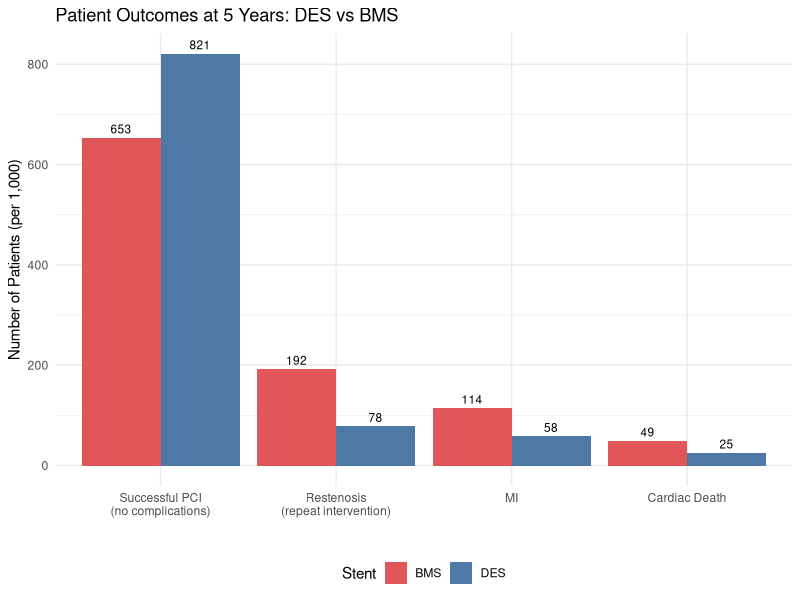
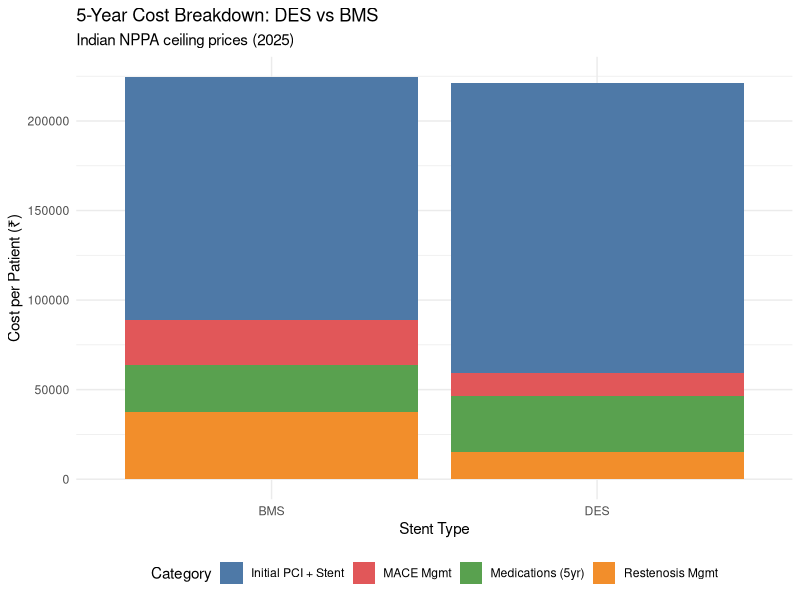
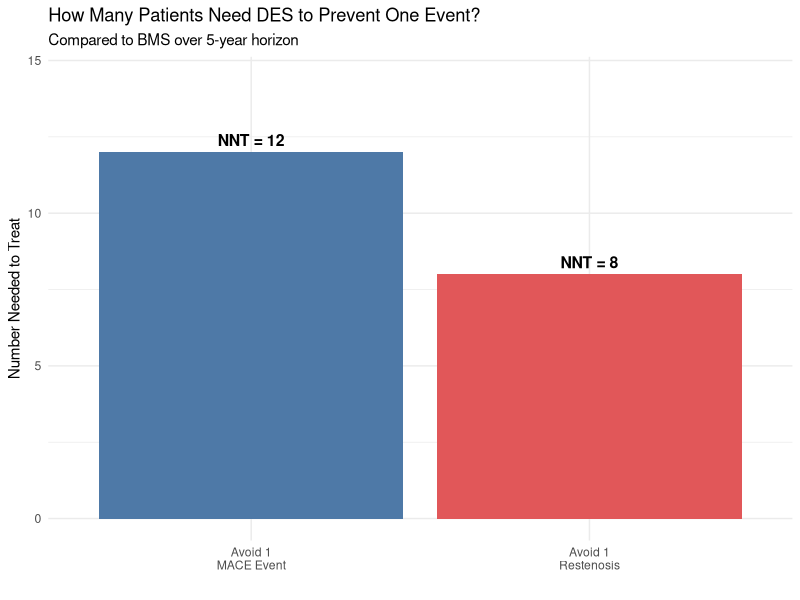
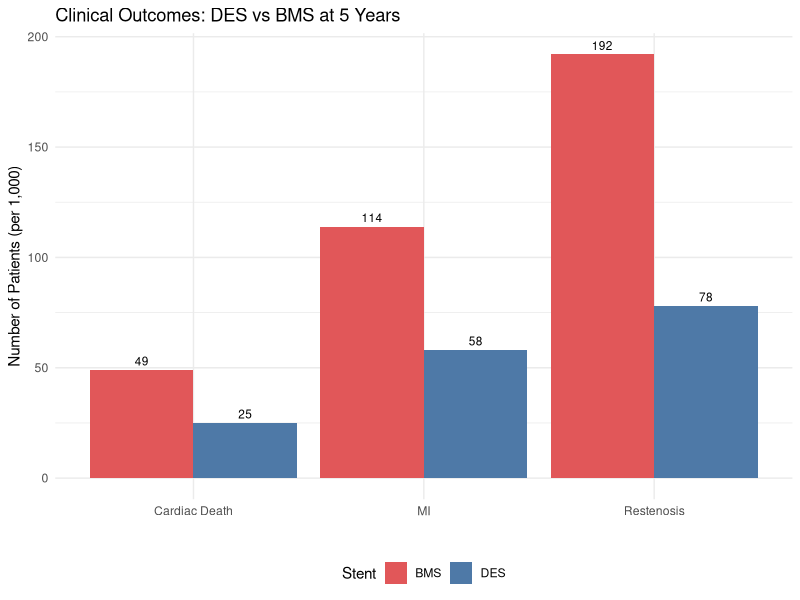

These charts were generated, in order, by the following R code:
## ---- chunk 1
#| label: fig-pico
#| echo: false
#| fig-cap: "PICO framework extended for HTA decision modelling"

library(DiagrammeR)

grViz("
digraph pico {
  graph [rankdir=TB, bgcolor='transparent', fontname='Helvetica', nodesep=0.6, ranksep=0.5]
  node [fontname='Helvetica', fontsize=11, style='filled,rounded', shape=box]

  Q [label='Structured Decision Problem', fillcolor='#2c3e50', fontcolor='white', fontsize=13, width=3.5]

  P [label='P — Population\\nAdults with stable CAD\\nundergoing elective PCI in India', fillcolor='#3498db', fontcolor='white', width=3]
  I [label='I — Intervention\\nDrug-Eluting Stent (DES)\\n₹38,933 (NPPA 2025)', fillcolor='#27ae60', fontcolor='white', width=3]
  C [label='C — Comparator\\nBare Metal Stent (BMS)\\n₹10,693 (NPPA 2025)', fillcolor='#e67e22', fontcolor='white', width=3]
  O [label='O — Outcomes\\nCosts (₹), QALYs, ICER', fillcolor='#e74c3c', fontcolor='white', width=3]

  H [label='HTA Extensions', fillcolor='#8e44ad', fontcolor='white', fontsize=12, width=3.5]

  Per [label='Perspective\\nHealthcare payer', fillcolor='#9b59b6', fontcolor='white', width=2.5]
  TH [label='Time Horizon\\n5 years', fillcolor='#9b59b6', fontcolor='white', width=2.5]
  DR [label='Discounting\\n3% per annum', fillcolor='#9b59b6', fontcolor='white', width=2.5]
  WTP [label='Threshold\\n₹1.7 lakh/QALY\\n(1× GDP per capita)', fillcolor='#9b59b6', fontcolor='white', width=2.5]

  Q -> P
  Q -> I
  Q -> C
  Q -> O

  Q -> H [style=dashed]
  H -> Per
  H -> TH
  H -> DR
  H -> WTP
}
")
## ---- chunk 2
#| label: params-cohort
#| echo: true

# === COHORT & FRAMEWORK ===
n_cohort      <- 1000   # 1,000 patients undergoing PCI
time_horizon  <- 5      # years of follow-up
discount_rate <- 0.03   # 3% annual discount (years 2–5)
## ---- chunk 3
#| label: params-probabilities
#| echo: true

# === PROBABILITIES ===

# Procedural success
# Source: Indian PCI registry data
p_success_des <- 0.97
p_success_bms <- 0.96

# Restenosis within 1 year (requiring repeat revascularisation)
# Source: PMC comparative study (Indian data); international meta-analyses
p_restenosis_des <- 0.08   # DES: 5–10%
p_restenosis_bms <- 0.20   # BMS: 15–20%

# MACE at 5 years (MI or cardiac death)
# Among patients WITHOUT restenosis
p_mace_des_no_restenosis <- 0.08
p_mace_bms_no_restenosis <- 0.15

# Among patients WITH restenosis (after repeat revascularisation)
p_mace_des_restenosis <- 0.15
p_mace_bms_restenosis <- 0.25

# Among MACE events: what proportion is MI vs cardiac death?
p_mi_given_mace        <- 0.70   # 70% MI
p_cardiac_death_given_mace <- 0.30   # 30% cardiac death

# Proportion needing CABG vs repeat PCI among restenosis cases
p_cabg_if_restenosis <- 0.20
## ---- chunk 4
#| label: params-costs
#| echo: true

# === COSTS (Indian Rupees) ===

# Stent costs — NPPA revised ceiling prices 2025
cost_des_stent <- 38933
cost_bms_stent <- 10693

# Base PCI procedure cost (same for both arms)
# Source: PMJAY/CGHS package rates; hospital data
cost_procedure <- 120000

# Post-PCI medication costs (annual)
cost_dapt_des_annual <- 8000    # 12-month dual antiplatelet (DES)
cost_dapt_bms_annual <- 3000    # Shorter DAPT + single antiplatelet (BMS)
cost_followup_annual <- 5000    # Annual follow-up visits and tests

# Repeat revascularisation costs
cost_repeat_pci <- 180000       # Repeat PCI (more complex than index)
cost_cabg       <- 250000       # CABG if PCI not suitable

# MACE event costs
cost_mi_management <- 200000    # Acute MI management
cost_cardiac_death <- 50000     # Terminal care
## ---- chunk 5
#| label: params-utilities
#| echo: true

# === UTILITY WEIGHTS (0 = dead, 1 = perfect health) ===
# Source: Adapted from international literature (Sullivan et al.)
utility_well_post_pci        <- 0.85   # Stable post-PCI
utility_restenosis_recovered <- 0.78   # After repeat revascularisation
utility_post_mi              <- 0.65   # Post-MI, surviving
utility_death                <- 0.00   # Death
## ---- chunk 6
#| label: fig-des-bms-tree
#| echo: true
#| fig-cap: "Decision tree structure: DES vs BMS for coronary intervention"

library(DiagrammeR)

grViz("
digraph des_bms {
  graph [rankdir=LR, bgcolor='transparent', fontname='Helvetica', nodesep=0.4]
  node [fontname='Helvetica', fontsize=10]

  D [label='PCI Stent\nChoice', shape=square, style=filled, fillcolor='#4e79a7', fontcolor='white', width=1.2]

  DES [label='DES\n₹38,933', shape=box, style='filled,rounded', fillcolor='#4e79a7', fontcolor='white']
  BMS [label='BMS\n₹10,693', shape=box, style='filled,rounded', fillcolor='#e15759', fontcolor='white']

  # DES branch
  DS [label='Success\n(97%)', shape=circle, style=filled, fillcolor='#d4e6f1', fontsize=9]
  DF [label='Failure\n(3%)', shape=box, style='filled,rounded', fillcolor='#f5b7b1', fontsize=9]
  DR [label='Restenosis\n(8%)', shape=circle, style=filled, fillcolor='#fdebd0', fontsize=9]
  DNR [label='No Restenosis\n(92%)', shape=circle, style=filled, fillcolor='#d5f5e3', fontsize=9]
  DM1 [label='MACE\n(15%)', shape=box, style='filled,rounded', fillcolor='#f5b7b1', fontsize=9]
  DW1 [label='Well', shape=box, style='filled,rounded', fillcolor='#d5f5e3', fontsize=9]
  DM2 [label='MACE\n(8%)', shape=box, style='filled,rounded', fillcolor='#f5b7b1', fontsize=9]
  DW2 [label='Well', shape=box, style='filled,rounded', fillcolor='#d5f5e3', fontsize=9]

  # BMS branch
  BS [label='Success\n(96%)', shape=circle, style=filled, fillcolor='#d4e6f1', fontsize=9]
  BF [label='Failure\n(4%)', shape=box, style='filled,rounded', fillcolor='#f5b7b1', fontsize=9]
  BR [label='Restenosis\n(20%)', shape=circle, style=filled, fillcolor='#fdebd0', fontsize=9]
  BNR [label='No Restenosis\n(80%)', shape=circle, style=filled, fillcolor='#d5f5e3', fontsize=9]
  BM1 [label='MACE\n(25%)', shape=box, style='filled,rounded', fillcolor='#f5b7b1', fontsize=9]
  BW1 [label='Well', shape=box, style='filled,rounded', fillcolor='#d5f5e3', fontsize=9]
  BM2 [label='MACE\n(15%)', shape=box, style='filled,rounded', fillcolor='#f5b7b1', fontsize=9]
  BW2 [label='Well', shape=box, style='filled,rounded', fillcolor='#d5f5e3', fontsize=9]

  D -> DES
  D -> BMS

  DES -> DS
  DES -> DF
  DS -> DR
  DS -> DNR
  DR -> DM1
  DR -> DW1
  DNR -> DM2
  DNR -> DW2

  BMS -> BS
  BMS -> BF
  BS -> BR
  BS -> BNR
  BR -> BM1
  BR -> BW1
  BNR -> BM2
  BNR -> BW2
}
")
## ---- chunk 7
#| label: pathway-counts
#| echo: true

library(knitr)

# ============================================================
# DES ARM — count patients at each node
# ============================================================
des_success       <- n_cohort * p_success_des
des_failure       <- n_cohort * (1 - p_success_des)     # → CABG

des_restenosis    <- des_success * p_restenosis_des
des_no_restenosis <- des_success * (1 - p_restenosis_des)

# MACE from restenosis pathway
des_mace_from_restenosis    <- des_restenosis * p_mace_des_restenosis
des_no_mace_from_restenosis <- des_restenosis * (1 - p_mace_des_restenosis)

# MACE from no-restenosis pathway
des_mace_no_restenosis    <- des_no_restenosis * p_mace_des_no_restenosis
des_no_mace_no_restenosis <- des_no_restenosis * (1 - p_mace_des_no_restenosis)

# Total MACE and breakdown
des_total_mace   <- des_mace_from_restenosis + des_mace_no_restenosis
des_mi           <- des_total_mace * p_mi_given_mace
des_cardiac_death <- des_total_mace * p_cardiac_death_given_mace

# ============================================================
# BMS ARM — count patients at each node
# ============================================================
bms_success       <- n_cohort * p_success_bms
bms_failure       <- n_cohort * (1 - p_success_bms)

bms_restenosis    <- bms_success * p_restenosis_bms
bms_no_restenosis <- bms_success * (1 - p_restenosis_bms)

bms_mace_from_restenosis    <- bms_restenosis * p_mace_bms_restenosis
bms_no_mace_from_restenosis <- bms_restenosis * (1 - p_mace_bms_restenosis)

bms_mace_no_restenosis    <- bms_no_restenosis * p_mace_bms_no_restenosis
bms_no_mace_no_restenosis <- bms_no_restenosis * (1 - p_mace_bms_no_restenosis)

bms_total_mace    <- bms_mace_from_restenosis + bms_mace_no_restenosis
bms_mi            <- bms_total_mace * p_mi_given_mace
bms_cardiac_death <- bms_total_mace * p_cardiac_death_given_mace

# --- Clean summary as a table ---
pathway_summary <- data.frame(
  Outcome = c("Successful PCI", "Procedural failure → CABG",
              "Restenosis (repeat intervention)", "No restenosis",
              "Total MACE", "— MI", "— Cardiac death",
              "Well (no complications)"),
  DES = c(des_success, des_failure,
          round(des_restenosis, 1), round(des_no_restenosis, 1),
          round(des_total_mace, 1), round(des_mi, 1), round(des_cardiac_death, 1),
          round(des_no_mace_no_restenosis, 1)),
  BMS = c(bms_success, bms_failure,
          round(bms_restenosis, 1), round(bms_no_restenosis, 1),
          round(bms_total_mace, 1), round(bms_mi, 1), round(bms_cardiac_death, 1),
          round(bms_no_mace_no_restenosis, 1))
)

kable(pathway_summary, col.names = c("Outcome", "DES (n)", "BMS (n)"),
      caption = "Patient flow per 1,000 patients at 5 years",
      align = c("l", "r", "r"))
## ---- chunk 8
#| label: fig-patient-flow
#| echo: true
#| fig-cap: "Patient flow comparison: DES vs BMS per 1,000 patients"

library(ggplot2)

flow_data <- data.frame(
  Outcome = rep(c("Successful PCI\n(no complications)", "Restenosis\n(repeat intervention)",
                   "MI", "Cardiac Death"), 2),
  Stent = rep(c("DES", "BMS"), each = 4),
  Count = c(
    round(des_no_mace_no_restenosis), round(des_restenosis), round(des_mi), round(des_cardiac_death),
    round(bms_no_mace_no_restenosis), round(bms_restenosis), round(bms_mi), round(bms_cardiac_death)
  )
)

flow_data$Outcome <- factor(flow_data$Outcome,
  levels = c("Successful PCI\n(no complications)", "Restenosis\n(repeat intervention)",
             "MI", "Cardiac Death"))

ggplot(flow_data, aes(x = Outcome, y = Count, fill = Stent)) +
  geom_col(position = "dodge") +
  geom_text(aes(label = Count), position = position_dodge(width = 0.9), vjust = -0.5, size = 3) +
  scale_fill_manual(values = c("DES" = "#4e79a7", "BMS" = "#e15759")) +
  labs(x = "", y = "Number of Patients (per 1,000)",
       title = "Patient Outcomes at 5 Years: DES vs BMS") +
  theme_minimal() +
  theme(legend.position = "bottom")
## ---- chunk 9
#| label: cost-vectors
#| echo: true

# Discount factor for summing over years
discount_factor <- sum(1 / (1 + discount_rate)^(0:(time_horizon - 1)))

# ============================================================
# DES ARM — Cost components
# ============================================================

# 1. Initial PCI + stent (successful patients get stent; failures get CABG)
cost_initial_des <- des_success * (cost_procedure + cost_des_stent) +
                    des_failure * cost_cabg

# 2. Medications: Year 1 DAPT + annual follow-up (discounted)
cost_medication_des <- n_cohort * cost_dapt_des_annual +
                       n_cohort * cost_followup_annual * discount_factor

# 3. Restenosis management (weighted: 80% repeat PCI, 20% CABG)
cost_restenosis_des <- des_restenosis * (
  (1 - p_cabg_if_restenosis) * cost_repeat_pci +
  p_cabg_if_restenosis * cost_cabg
)

# 4. MACE management
cost_mace_des <- des_mi * cost_mi_management +
                 des_cardiac_death * cost_cardiac_death

# TOTAL
total_cost_des <- cost_initial_des + cost_medication_des +
                  cost_restenosis_des + cost_mace_des

# ============================================================
# BMS ARM — Cost components
# ============================================================
cost_initial_bms <- bms_success * (cost_procedure + cost_bms_stent) +
                    bms_failure * cost_cabg

cost_medication_bms <- n_cohort * cost_dapt_bms_annual +
                       n_cohort * cost_followup_annual * discount_factor

cost_restenosis_bms <- bms_restenosis * (
  (1 - p_cabg_if_restenosis) * cost_repeat_pci +
  p_cabg_if_restenosis * cost_cabg
)

cost_mace_bms <- bms_mi * cost_mi_management +
                 bms_cardiac_death * cost_cardiac_death

total_cost_bms <- cost_initial_bms + cost_medication_bms +
                  cost_restenosis_bms + cost_mace_bms

# --- Clean summary as a table ---
fmt <- function(x) paste0("₹", format(round(x), big.mark = ","))

cost_summary <- data.frame(
  Component = c("Initial PCI + Stent", "Medications (5 yr)",
                "Restenosis management", "MACE management",
                "**TOTAL (cohort)**", "**Per patient**"),
  DES = c(fmt(cost_initial_des), fmt(cost_medication_des),
          fmt(cost_restenosis_des), fmt(cost_mace_des),
          fmt(total_cost_des), fmt(total_cost_des / n_cohort)),
  BMS = c(fmt(cost_initial_bms), fmt(cost_medication_bms),
          fmt(cost_restenosis_bms), fmt(cost_mace_bms),
          fmt(total_cost_bms), fmt(total_cost_bms / n_cohort))
)

kable(cost_summary, col.names = c("Cost Component", "DES", "BMS"),
      caption = "5-year cost summary: DES vs BMS",
      align = c("l", "r", "r"))
## ---- chunk 10
#| label: fig-cost-breakdown
#| echo: true
#| fig-cap: "5-year cost breakdown per patient: DES vs BMS"

library(tidyr)

cost_breakdown <- data.frame(
  Category = c("Initial PCI + Stent", "Medications (5yr)", "Restenosis Mgmt", "MACE Mgmt"),
  DES = c(cost_initial_des, cost_medication_des, cost_restenosis_des, cost_mace_des) / n_cohort,
  BMS = c(cost_initial_bms, cost_medication_bms, cost_restenosis_bms, cost_mace_bms) / n_cohort
)

cost_long <- pivot_longer(cost_breakdown, cols = c(DES, BMS),
                          names_to = "Stent", values_to = "Cost")

ggplot(cost_long, aes(x = Stent, y = Cost, fill = Category)) +
  geom_col(position = "stack") +
  scale_fill_manual(values = c("Initial PCI + Stent" = "#4e79a7",
                                "Medications (5yr)" = "#59a14f",
                                "Restenosis Mgmt" = "#f28e2b",
                                "MACE Mgmt" = "#e15759")) +
  labs(x = "Stent Type", y = "Cost per Patient (₹)",
       title = "5-Year Cost Breakdown: DES vs BMS",
       subtitle = "Indian NPPA ceiling prices (2025)") +
  theme_minimal() +
  theme(legend.position = "bottom")
## ---- chunk 11
#| label: qaly-vectors
#| echo: true

# ============================================================
# DES ARM — QALY components
# ============================================================

# Patients who are well (no restenosis, no MACE) — best outcome
qaly_des_well <- des_no_mace_no_restenosis * utility_well_post_pci * time_horizon

# Restenosis but recovered (no subsequent MACE)
# 6 months unwell pre-intervention, then recovered for remaining years
qaly_des_restenosis_ok <- des_no_mace_from_restenosis *
  (utility_well_post_pci * 0.5 + utility_restenosis_recovered * (time_horizon - 0.5))

# MI survivors
# ~2 years well before MI, then reduced utility for remaining years
qaly_des_mi <- des_mi *
  (utility_well_post_pci * 2 + utility_post_mi * (time_horizon - 2))

# Cardiac death (assumed at midpoint of follow-up)
qaly_des_death <- des_cardiac_death * utility_well_post_pci * (time_horizon / 2)

# Procedural failures (→ CABG, assumed similar to restenosis recovery)
qaly_des_failure <- des_failure * utility_restenosis_recovered * time_horizon

# TOTAL
total_qaly_des <- qaly_des_well + qaly_des_restenosis_ok +
                  qaly_des_mi + qaly_des_death + qaly_des_failure

# ============================================================
# BMS ARM — QALY components
# ============================================================
qaly_bms_well <- bms_no_mace_no_restenosis * utility_well_post_pci * time_horizon

qaly_bms_restenosis_ok <- bms_no_mace_from_restenosis *
  (utility_well_post_pci * 0.5 + utility_restenosis_recovered * (time_horizon - 0.5))

qaly_bms_mi <- bms_mi *
  (utility_well_post_pci * 2 + utility_post_mi * (time_horizon - 2))

qaly_bms_death <- bms_cardiac_death * utility_well_post_pci * (time_horizon / 2)

qaly_bms_failure <- bms_failure * utility_restenosis_recovered * time_horizon

total_qaly_bms <- qaly_bms_well + qaly_bms_restenosis_ok +
                  qaly_bms_mi + qaly_bms_death + qaly_bms_failure

# --- Clean summary as a table ---
qaly_summary <- data.frame(
  Component = c("Well (no complications)", "Restenosis recovered",
                "MI survivors", "Cardiac death", "Procedural failure",
                "**TOTAL (cohort)**", "**Per patient**"),
  DES = c(round(qaly_des_well, 1), round(qaly_des_restenosis_ok, 1),
          round(qaly_des_mi, 1), round(qaly_des_death, 1),
          round(qaly_des_failure, 1),
          round(total_qaly_des, 1), round(total_qaly_des / n_cohort, 3)),
  BMS = c(round(qaly_bms_well, 1), round(qaly_bms_restenosis_ok, 1),
          round(qaly_bms_mi, 1), round(qaly_bms_death, 1),
          round(qaly_bms_failure, 1),
          round(total_qaly_bms, 1), round(total_qaly_bms / n_cohort, 3))
)

kable(qaly_summary, col.names = c("Patient Group", "DES (QALYs)", "BMS (QALYs)"),
      caption = "5-year QALY summary: DES vs BMS",
      align = c("l", "r", "r"))
## ---- chunk 12
#| label: icer-function
#| echo: true

# === ICER FUNCTION ===
calc_icer <- function(cost_new, cost_old, qaly_new, qaly_old) {
  inc_cost <- cost_new - cost_old
  inc_qaly <- qaly_new - qaly_old
  icer     <- inc_cost / inc_qaly
  list(inc_cost = inc_cost, inc_qaly = inc_qaly, icer = icer)
}

# Apply to our results
result <- calc_icer(
  cost_new = total_cost_des, cost_old = total_cost_bms,
  qaly_new = total_qaly_des, qaly_old = total_qaly_bms
)

# --- Interpret against WTP thresholds ---
wtp_1gdp <- 170000    # ~1× GDP per capita India
wtp_3gdp <- 510000    # ~3× GDP per capita

interpretation <- if (result$icer < 0) {
  "DES is **DOMINANT** (less costly AND more effective)"
} else if (result$icer < wtp_1gdp) {
  "DES is **HIGHLY cost-effective** (ICER < 1× GDP per capita)"
} else if (result$icer < wtp_3gdp) {
  "DES is **cost-effective** (ICER < 3× GDP per capita)"
} else {
  "DES is **NOT cost-effective** at conventional WTP thresholds"
}

# Display as a clean summary table
icer_table <- data.frame(
  Metric = c("Incremental cost (DES − BMS)",
             "Incremental QALYs (DES − BMS)",
             "ICER",
             "Interpretation"),
  Value = c(paste0("₹", format(round(result$inc_cost), big.mark = ",")),
            round(result$inc_qaly, 2),
            paste0("₹", format(round(result$icer), big.mark = ","), " per QALY"),
            interpretation)
)

kable(icer_table, col.names = c("", ""),
      caption = "Incremental cost-effectiveness: DES vs BMS",
      align = c("l", "l"))
## ---- chunk 13
#| label: fig-nnt
#| echo: true
#| fig-cap: "Number needed to treat: DES vs BMS"

# NNT — a clinical translation of the ICER
nnt_restenosis <- round(1 / (p_restenosis_bms - p_restenosis_des))
nnt_mace <- round(1 / ((bms_total_mace - des_total_mace) / n_cohort))

nnt_data <- data.frame(
  Outcome = c("Avoid 1\nRestenosis", "Avoid 1\nMACE Event"),
  NNT = c(nnt_restenosis, nnt_mace)
)

ggplot(nnt_data, aes(x = Outcome, y = NNT, fill = Outcome)) +
  geom_col(show.legend = FALSE) +
  geom_text(aes(label = paste0("NNT = ", NNT)), vjust = -0.5, size = 4, fontface = "bold") +
  scale_fill_manual(values = c("#4e79a7", "#e15759")) +
  labs(x = "", y = "Number Needed to Treat",
       title = "How Many Patients Need DES to Prevent One Event?",
       subtitle = "Compared to BMS over 5-year horizon") +
  theme_minimal() +
  expand_limits(y = c(0, max(nnt_data$NNT) * 1.2))
## ---- chunk 14
#| label: fig-outcomes-comparison
#| echo: true
#| fig-cap: "Clinical outcomes per 1,000 patients"

outcomes <- data.frame(
  Outcome = rep(c("Restenosis", "MI", "Cardiac Death"), 2),
  Stent = rep(c("DES", "BMS"), each = 3),
  Count = c(round(des_restenosis), round(des_mi), round(des_cardiac_death),
            round(bms_restenosis), round(bms_mi), round(bms_cardiac_death))
)

ggplot(outcomes, aes(x = Outcome, y = Count, fill = Stent)) +
  geom_col(position = "dodge") +
  geom_text(aes(label = Count), position = position_dodge(width = 0.9), vjust = -0.5, size = 3) +
  scale_fill_manual(values = c("DES" = "#4e79a7", "BMS" = "#e15759")) +
  labs(x = "", y = "Number of Patients (per 1,000)",
       title = "Clinical Outcomes: DES vs BMS at 5 Years") +
  theme_minimal() +
  theme(legend.position = "bottom")
## ---- chunk 15
#| label: run-model-function
#| echo: true

# ============================================================
# THE MODEL AS A FUNCTION
# ============================================================
# Everything from Sections 6–9, wrapped so we can reuse it.
# Default values = our base case. Change any input to explore.

run_model <- function(p_rest_des = 0.08, p_rest_bms = 0.20,
                      c_des = 38933, c_bms = 10693,
                      u_well = 0.85, u_rest = 0.78, u_mi = 0.65) {

  des_s   <- n_cohort * p_success_des
  des_r   <- des_s * p_rest_des
  des_nr  <- des_s * (1 - p_rest_des)
  des_mac <- des_r * p_mace_des_restenosis + des_nr * p_mace_des_no_restenosis
  des_m   <- des_mac * p_mi_given_mace
  des_d   <- des_mac * p_cardiac_death_given_mace

  bms_s   <- n_cohort * p_success_bms
  bms_r   <- bms_s * p_rest_bms
  bms_nr  <- bms_s * (1 - p_rest_bms)
  bms_mac <- bms_r * p_mace_bms_restenosis + bms_nr * p_mace_bms_no_restenosis
  bms_m   <- bms_mac * p_mi_given_mace
  bms_d   <- bms_mac * p_cardiac_death_given_mace

  df <- sum(1 / (1 + discount_rate)^(0:(time_horizon - 1)))

  tc_des <- des_s * (cost_procedure + c_des) + (n_cohort - des_s) * cost_cabg +
            n_cohort * cost_dapt_des_annual + n_cohort * cost_followup_annual * df +
            des_r * ((1 - p_cabg_if_restenosis) * cost_repeat_pci + p_cabg_if_restenosis * cost_cabg) +
            des_m * cost_mi_management + des_d * cost_cardiac_death

  tc_bms <- bms_s * (cost_procedure + c_bms) + (n_cohort - bms_s) * cost_cabg +
            n_cohort * cost_dapt_bms_annual + n_cohort * cost_followup_annual * df +
            bms_r * ((1 - p_cabg_if_restenosis) * cost_repeat_pci + p_cabg_if_restenosis * cost_cabg) +
            bms_m * cost_mi_management + bms_d * cost_cardiac_death

  tq_des <- (des_nr - des_nr * p_mace_des_no_restenosis) * u_well * time_horizon +
            (des_r - des_r * p_mace_des_restenosis) * (u_well * 0.5 + u_rest * (time_horizon - 0.5)) +
            des_m * (u_well * 2 + u_mi * 3) +
            des_d * u_well * (time_horizon / 2) +
            (n_cohort - des_s) * u_rest * time_horizon

  tq_bms <- (bms_nr - bms_nr * p_mace_bms_no_restenosis) * u_well * time_horizon +
            (bms_r - bms_r * p_mace_bms_restenosis) * (u_well * 0.5 + u_rest * (time_horizon - 0.5)) +
            bms_m * (u_well * 2 + u_mi * 3) +
            bms_d * u_well * (time_horizon / 2) +
            (n_cohort - bms_s) * u_rest * time_horizon

  list(cost_des = tc_des, cost_bms = tc_bms,
       qaly_des = tq_des, qaly_bms = tq_bms,
       icer = (tc_des - tc_bms) / (tq_des - tq_bms))
}
## ---- chunk 16
#| label: thought-q1
#| echo: true

# One line each — that's the power of a function
base <- run_model()                       # base case
alt  <- run_model(p_rest_bms = 0.12)      # what if BMS improves?

kable(data.frame(
  Scenario = c("Base case (DES 8% vs BMS 20%)",
               "BMS restenosis drops to 12%"),
  ICER = c(paste0("₹", format(round(base$icer), big.mark = ",")),
           paste0("₹", format(round(alt$icer), big.mark = ",")))
), col.names = c("Scenario", "ICER (₹/QALY)"),
  caption = "How restenosis rates change the conclusion",
  align = c("l", "r"))
